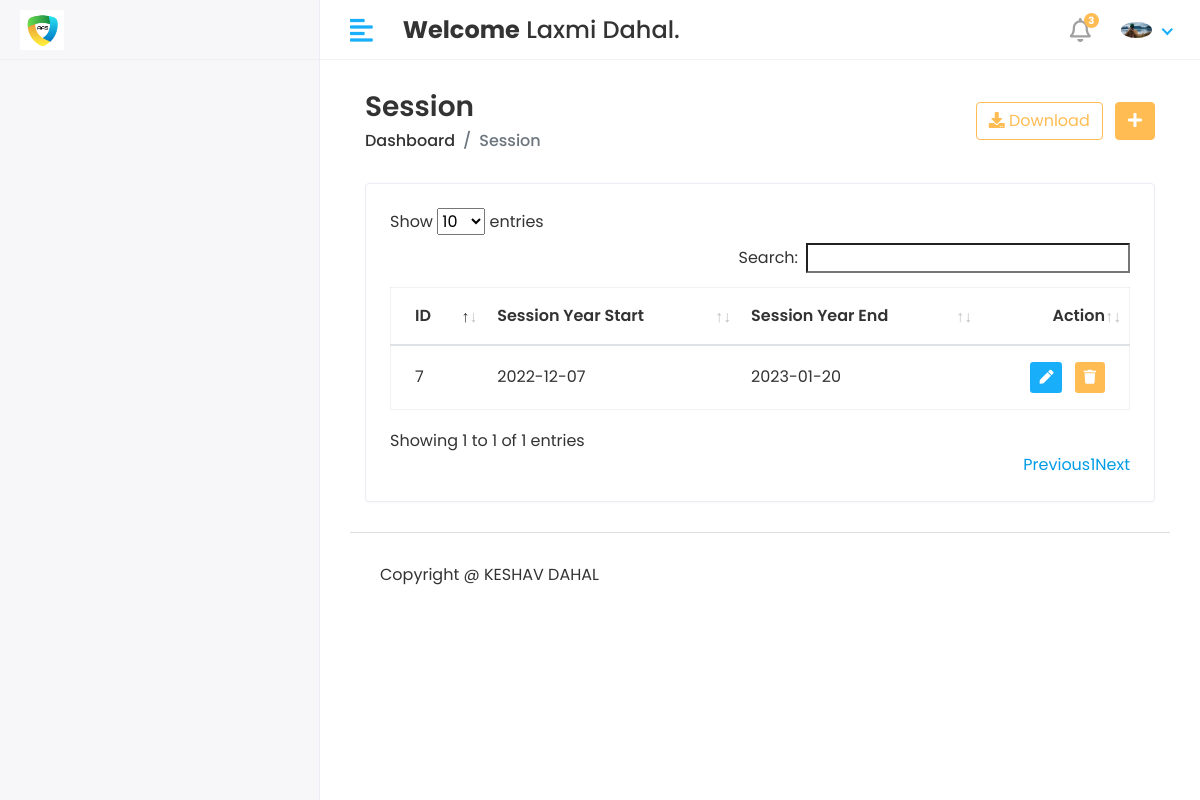
The page /Hod/Session/View (signed in) on the database its author committed.
### app/models.py (models this page shows, shortened)
class CustomUser(AbstractUser):
    USER = (
        ('1', 'HOD'),
        ('2', 'STAFF'),
        ('3', 'STUDENT'),
    )
    user_type = models.CharField(choices=USER, max_length=50, default=1)
    profile_pic = models.ImageField(upload_to='media/profile_pic')

class Session_Year(models.Model):
    session_start = models.CharField(max_length=100)
    session_end = models.CharField(max_length=100)

### AAI/Hod_Views.py (the view)
# urls.py: path('Hod/Session/View', Hod_Views.VIEW_SESSION, name='view_session'),
@login_required(login_url='/')
def VIEW_SESSION(request):
    session = Session_Year.objects.all()
    context = {
        'session': session,
    }
    return render(request, 'Hod/view_session.html', context)

### templates/Hod/view_session.html (shortened to what this page needs)
{% extends 'base.html' %}
{% block content %}
 <div class="content container-fluid">
               <div class="page-header">
                  <div class="row align-items-center">
                     <div class="col">
                        <h3 class="page-title">Session</h3>
                        <ul class="breadcrumb">
                           <li class="breadcrumb-item"><a href="index.html">Dashboard</a></li>
                           <li class="breadcrumb-item active">Session</li>
                        </ul>
                     </div>
                     <div class="col-auto text-right float-right ml-auto">
                        <a href="#" class="btn btn-outline-primary mr-2"><i class="fas fa-download"></i> Download</a>
                        <a href="add-student.html" class="btn btn-primary"><i class="fas fa-plus"></i></a>
                     </div>
                  </div>
               </div>
               <div class="row">
                  <div class="col-sm-12">
                     <div class="card card-table">
                        <div class="card-body">
                           <div class="table-responsive">
                              <table id="table_id" class="table table-hover table-center mb-0 ">
                                 <thead>
                                    <tr>
                                       <th>ID</th>
                                       <th>Session Year Start</th>
                                        <th>Session Year End</th>
                                       <th class="text-right">Action</th>
                                    </tr>
                                 </thead>
                                 <tbody>
                                 {% for i in session %}
                                    <tr>
                                       <td>{{i.id}}</td>
                                        <td>{{i.session_start}}</td>
                                         <td>{{i.session_end}}</td>
                                       <td class="text-right">
                                          <div class="actions">
                                             <a href="{% url 'edit_session' i.id %}" class="btn btn-sm bg-success-light mr-2">
                                             <i class="fas fa-pen"></i>
                                             </a>
                                             <a href="{% url 'delete_session' i.id %}" class="btn btn-sm bg-danger-light">
                                             <i class="fas fa-trash"></i>
                                             </a>
                                          </div>
                                       </td>
                                 {% endfor %}
                                 </tbody>
                              </table>
                           </div>
                        </div>
                     </div>
                  </div>
               </div>
            </div>
{% endblock %}

### templates/includes/header.html (shortened to what this page needs)
{% load static %}
<div class="header">
    <div class="header-left">
       <a href="index.html" class="logo">
       <img src="{% static 'assets/img/logo.png' %}" alt="Logo">
       </a>
    </div>
    <a href="javascript:void(0);" id="toggle_btn">
    <i class="fas fa-align-left"></i>
    </a>
    <div class="top-nav-search mt-3">
     <h4><strong>Welcome</strong>&nbsp;<span>{{user.first_name}} {{user.last_name}}</span>.</h4>
    </div>
    <ul class="nav user-menu">
       <li class="nav-item dropdown noti-dropdown">
          <a href="#" class="dropdown-toggle nav-link" data-toggle="dropdown">
          <i class="far fa-bell"></i> <span class="badge badge-pill">3</span>
          </a>
       </li>
       <li class="nav-item dropdown has-arrow">
          <a href="#" class="dropdown-toggle nav-link" data-toggle="dropdown">
             {% if user.profile_pic == "" %}
              <span class="user-img"><img class="rounded-circle" src="{% static 'assets/img/aimg.jpg' %}" width="31" ></span>
             {% else %}
          <span class="user-img"><img class="rounded-circle" src="/{{user.profile_pic}}" width="31" ></span>
          {% endif %}
          </a>
       </li>
    </ul>
 </div>

### static/assets/css/style.css (style rules this page uses)
html { height: 100%; }
body { background-color: #fff; color: #333; font-family: 'Poppins', sans-serif; font-size: 1rem; height: 100%; line-height: 1.5; overflow-x: hidden; }
h1, h2, h3, h4, h5, h6 { font-family: 'Poppins', sans-serif; margin-top: 0; }
a { color: #009ce7; }
input, button, a { transition: all 0.4s ease; -moz-transition: all 0.4s ease; -o-transition: all 0.4s ease; -ms-transition: all 0.4s ease; -webkit-transition: all 0.4s ease; }
ul, ol { padding: 0px; list-style: none; }
.table { color: #333; max-width: 100%; margin-bottom: 0; width: 100%; }
.table.dataTable { border-collapse: collapse !important; border: 1px solid rgba(0, 0, 0, 0.05); }
.table thead tr th { font-weight: 600; }
.table tbody tr { border-bottom: 1px solid rgba(0, 0, 0, 0.05); }
.table.table-center td, .table.table-center th { vertical-align: middle; }
.card-table .card-body .table > thead > tr > th { border-top: 0; }
.card-table .card-body .table tr td:first-child, .card-table .card-body .table tr th:first-child { padding-left: 1.5rem; }
.card-table .card-body .table tr td:last-child, .card-table .card-body .table tr th:last-child { padding-right: 1.5rem; }
.card-table .table td, .card-table .table th { border-top: 1px solid #e2e5e8; padding: 1rem 0.75rem; white-space: nowrap; }
.btn-primary { background-color: #FFBC53; border: 1px solid #FFBC53; }
.btn-outline-primary { color: #FFBC53; border-color: #FFBC53; }
.card { border: 1px solid #ececf5; box-shadow: 0 1px 3px 0 rgba(0, 0, 0, 0.03); margin-bottom: 1.875rem; }
.card-body { padding: 1.5rem; }
.bg-danger-light { background-color:#FFBC53 !important; color:#fff !important; }
.bg-success-light { background-color: #18aefa; color: #fff; }
.header { background-color: #fff; border-bottom: 1px solid #f3f3f4; left: 0; position: fixed; right: 0; top: 0; z-index: 1001; height: 60px; }
.header .header-left { float: left; height: 60px; padding: 0 20px; position: relative; width: 320px; z-index: 1; transition: all 0.2s ease-in-out; background-color: #f7f7fa; border-bottom: 1px solid #efefef; border-right: 1px solid #ececf5; display: flex; align-items: center; }
.header .header-left .logo { display: inline-block; line-height: 60px; }
.header .header-left .logo img { max-height: 40px; width: auto; }
.header .dropdown-toggle:after { display: none; }
.header .has-arrow .dropdown-toggle:after { border-top: 0; border-left: 0; border-bottom: 2px solid #18aefa; border-right: 2px solid #18aefa; content: ''; height: 8px; display: inline-block; pointer-events: none; -webkit-transform-origin: 66% 66%; -ms-transform-origin: 66% 66%; transform-origin: 66% 66%; -webkit-transform: rotate(45deg); -ms-transform: rotate(45deg); transform: rotate(45deg); -webkit-transition: all 0.15s ease-in-out; transition: all 0.15s ease-in-out; width: 8px; vertical-align: 0px; }
.user-menu { float: right; margin: 0; position: relative; z-index: 99; padding-right: 15px; }
.user-menu.nav > li > a { color: #a0a0a0; font-size: 14px; line-height: 58px; padding: 0 15px; height: 60px; }
.user-img { margin-right: 3px; position: relative; }
.top-nav-search { float: left; margin-left: 15px; }
.page-header { margin-bottom: 1.875rem; }
.page-header .breadcrumb { background-color: transparent; color: #6c757d; font-size: 1rem; font-weight: 500; margin-bottom: 0; padding: 0; }
.page-header .breadcrumb a { color: #333; }
.page-title { font-size: 28px; font-weight: 600; color: #333; margin-bottom: 5px; }
.user-menu.nav > li > a .badge { background-color: #FFBC53; display: block; font-size: 10px; font-weight: bold; height: 15px; width: 15px; position: absolute; right: 7px; top: 13px; color: #fff; padding: 3px; }
.user-menu.nav > li > a > i { font-size: 1.5rem; line-height: 60px; }
@media (min-width: 992px) { #toggle_btn { align-items: center; color: #18aefa; display: inline-flex; float: left; font-size: 26px; height: 60px; justify-content: center; margin-left: 15px; padding: 0 15px; } }

### rows shown on the page
CustomUser: first_name "Laxmi", last_name "Dahal", profile_pic (picture)
Session_Year: id "7", session_start "2022-12-07", session_end "2023-01-20"
